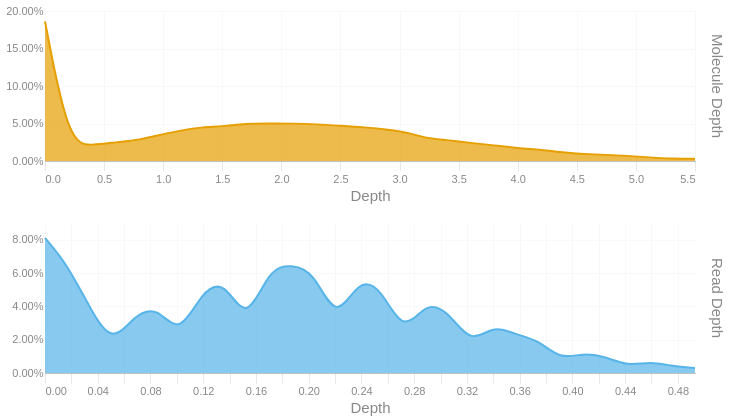

Notebook code for this chart:
### Code cell
readdep = depth_hist(tb['Read Depth'], q99, 3)
readdep = readdep.with_columns(pl.lit('Read Depth').alias('Metric'))
if not SKIPLR:
    moldep = depth_hist(tb['Molecule Depth'], mol_q99, 1)
    moldep = moldep.with_columns(pl.lit('Molecule Depth').alias('Metric'))
    _hist = pl.concat([readdep, moldep])
    _hist = _hist.filter(pl.col('Proportion') != 0)
    with SafeRender(_hist):
        (
            alt.Chart(_hist)        
            .mark_area(interpolate = "basis")
            .encode(
                x=alt.X('Bin:Q').scale(domainMin=0).axis(alt.Axis(title='Depth')),
                y = alt.Y('Proportion:Q', title = None).axis(format = '.2%'),
                color = alt.Color('Metric:N').legend(None),
                row = alt.Row("Metric:N").header(title = None, labelOrient = 'right'),
                tooltip = [
                    alt.Tooltip("Metric:N", title = "Metric"),
                    alt.Tooltip('Interval:N', title = "Depth Interval"),
                    alt.Tooltip('Proportion:Q', title = "% Alignments").format('.2%')
                ]
            )
            .resolve_scale(x='independent', y='independent')
            .properties(
                height = 150, width = 650,
                usermeta={'embedOptions': {'downloadFileName': f'{samplename}.depth.hist'}}
            )
        ).display()
else:
    readdep = readdep.filter(pl.col('Proportion') != 0)
    with SafeRender(readdep):
        (
            alt.Chart(readdep)        
            .mark_area(interpolate = "basis")
            .encode(
                x=alt.X('Bin:Q').scale(domainMin=0).axis(alt.Axis(title='Depth')),
                y = alt.Y('Proportion:Q', title = None).axis(format = '.2%'),
                tooltip = [
                    alt.Tooltip('Interval:N', title = "Depth Interval"),
                    alt.Tooltip('Proportion:Q', title = "% Alignments").format('.2%')
                ]
            )
            .properties(
                usermeta={'embedOptions': {'downloadFileName': f'{samplename}.depth.hist'}}
            )
        ).display()

### Figure 1 — Vega-Lite specification as saved in the notebook (floating-point values rounded to 4 significant figures)
{"width": 650, "height": 150, "config": {"title": {"anchor": "start", "dy": -15, "fontSize": 18, "color": "#888888", "subtitleColor": "#888888", "subtitleFontSize": 14}, "arc": {"fill": "#0072B2"}, "axis": {"domainColor": "#888888", "domainWidth": 0.5, "gridWidth": 0.2, "grid": false, "titleFontWeight": 400, "titleFontSize": 15, "labelFontSize": 11, "labelColor": "#888888", "tickColor": "#888888", "tickWidth": 0.2, "titleColor": "#888888"}, "axisBand": {"grid": false}, "axisX": {"grid": true, "tickSize": 10, "domainCap": "round"}, "axisY": {"domain": false, "grid": true, "tickSize": 0, "domainCap": "round"}, "background": "transparent", "header": {"labelFontSize": 15, "labelColor": "#888888", "titleFontSize": 15, "titleFontWeight": 600, "titleColor": "#888888"}, "legend": {"labelFont": "sans-serif", "labelFontSize": 12, "labelColor": "#888888", "symbolSize": 100, "symbolType": "circle", "titleFontSize": 12, "titlePadding": 10, "titleColor": "#888888", "title": null}, "range": {"category": ["#E69F00", "#56B4E9", "#009E73", "#F0E442", "#0072B2", "#D55E00", "#CC79A7", "#000000"], "diverging": ["#cfe8f3", "#a2d4ec", "#73bfe2", "#46abdb", "#1696d2", "#12719e"]}, "area": {"fill": "#0072B2", "fillOpacity": 0.7, "line": true, "strokeOpacity": 0.7}, "line": {"color": "#0072B2", "stroke": "#0072B2", "strokeWidth": 2}, "trail": {"color": "#0072B2", "stroke": "#0072B2", "strokeWidth": 0, "size": 1}, "point": {"filled": true, "fillOpacity": 1.0, "size": 95}, "text": {"color": "#888888", "fontSize": 11, "align": "right", "fontWeight": 400, "size": 11}, "bar": {"fill": "#0072B2", "stroke": null}, "view": {"stroke": null, "continuousWidth": 660, "continuousHeight": 400}}, "data": {"name": "data-23540d923cb24dece47ecafd0cb9a8a1"}, "mark": {"type": "area", "interpolate": "basis"}, "encoding": {"color": {"field": "Metric", "legend": null, "type": "nominal"}, "row": {"field": "Metric", "header": {"title": null, "labelOrient": "right"}, "type": "nominal"}, "tooltip": [{"field": "Metric", "title": "Metric", "type": "nominal"}, {"field": "Interval", "title": "Depth Interval", "type": "nominal"}, {"field": "Proportion", "format": ".2%", "title": "% Alignments", "type": "quantitative"}], "x": {"axis": {"title": "Depth"}, "field": "Bin", "scale": {"domainMin": 0}, "type": "quantitative"}, "y": {"axis": {"format": ".2%"}, "field": "Proportion", "title": null, "type": "quantitative"}}, "resolve": {"scale": {"x": "independent", "y": "independent"}}, "usermeta": {"embedOptions": {"downloadFileName": "TF26LRJL0071_50B_L_10484332_23Y22YLT4_L7.depth.hist"}}, "$schema": "https://vega.github.io/schema/vega-lite/v6.4.1.json", "datasets": {"data-23540d923cb24dece47ecafd0cb9a8a1": [{"Bin": 0.0, "Interval": "0.0-0.017", "Proportion": 0.081, "Metric": "Read Depth"}, {"Bin": 0.017, "Interval": "0.017-0.034", "Proportion": 0.065, "Metric": "Read Depth"}, {"Bin": 0.034, "Interval": "0.034-0.051", "Proportion": 0.039, "Metric": "Read Depth"}, {"Bin": 0.051, "Interval": "0.051-0.068", "Proportion": 0.017, "Metric": "Read Depth"}, {"Bin": 0.068, "Interval": "0.068-0.085", "Proportion": 0.035, "Metric": "Read Depth"}, {"Bin": 0.085, "Interval": "0.085-0.102", "Proportion": 0.04, "Metric": "Read Depth"}, {"Bin": 0.102, "Interval": "0.102-0.119", "Proportion": 0.022, "Metric": "Read Depth"}, {"Bin": 0.119, "Interval": "0.119-0.136", "Proportion": 0.049, "Metric": "Read Depth"}, {"Bin": 0.136, "Interval": "0.136-0.153", "Proportion": 0.056, "Metric": "Read Depth"}, {"Bin": 0.153, "Interval": "0.153-0.17", "Proportion": 0.029, "Metric": "Read Depth"}, {"Bin": 0.17, "Interval": "0.17-0.187", "Proportion": 0.063, "Metric": "Read Depth"}, {"Bin": 0.187, "Interval": "0.187-0.204", "Proportion": 0.065, "Metric": "Read Depth"}, {"Bin": 0.204, "Interval": "0.204-0.221", "Proportion": 0.061, "Metric": "Read Depth"}, {"Bin": 0.221, "Interval": "0.221-0.238", "Proportion": 0.03, "Metric": "Read Depth"}, {"Bin": 0.238, "Interval": "0.238-0.255", "Proportion": 0.057, "Metric": "Read Depth"}, {"Bin": 0.255, "Interval": "0.255-0.272", "Proportion": 0.051, "Metric": "Read Depth"}, {"Bin": 0.272, "Interval": "0.272-0.289", "Proportion": 0.023, "Metric": "Read Depth"}, {"Bin": 0.289, "Interval": "0.289-0.306", "Proportion": 0.043, "Metric": "Read Depth"}, {"Bin": 0.306, "Interval": "0.306-0.323", "Proportion": 0.037, "Metric": "Read Depth"}, {"Bin": 0.323, "Interval": "0.323-0.34", "Proportion": 0.017, "Metric": "Read Depth"}, {"Bin": 0.34, "Interval": "0.34-0.357", "Proportion": 0.029, "Metric": "Read Depth"}, {"Bin": 0.357, "Interval": "0.357-0.374", "Proportion": 0.023, "Metric": "Read Depth"}, {"Bin": 0.374, "Interval": "0.374-0.391", "Proportion": 0.02, "Metric": "Read Depth"}, {"Bin": 0.391, "Interval": "0.391-0.408", "Proportion": 0.008, "Metric": "Read Depth"}, {"Bin": 0.408, "Interval": "0.408-0.425", "Proportion": 0.012, "Metric": "Read Depth"}, {"Bin": 0.425, "Interval": "0.425-0.442", "Proportion": 0.01, "Metric": "Read Depth"}, {"Bin": 0.442, "Interval": "0.442-0.459", "Proportion": 0.004, "Metric": "Read Depth"}, {"Bin": 0.459, "Interval": "0.459-0.476", "Proportion": 0.007, "Metric": "Read Depth"}, {"Bin": 0.476, "Interval": "0.476-0.493", "Proportion": 0.004, "Metric": "Read Depth"}, {"Bin": 0.493, "Interval": "0.493-0.51", "Proportion": 0.003, "Metric": "Read Depth"}, {"Bin": 0.0, "Interval": "0.0-0.2", "Proportion": 0.186, "Metric": "Molecule Depth"}, {"Bin": 0.2, "Interval": "0.2-0.4", "Proportion": 0.022, "Metric": "Molecule Depth"}, {"Bin": 0.4, "Interval": "0.4-0.6", "Proportion": 0.021, "Metric": "Molecule Depth"}, {"Bin": 0.6, "Interval": "0.6-0.8", "Proportion": 0.025, "Metric": "Molecule Depth"}, {"Bin": 0.8, "Interval": "0.8-1.0", "Proportion": 0.028, "Metric": "Molecule Depth"}, {"Bin": 1.0, "Interval": "1.0-1.1", "Proportion": 0.036, "Metric": "Molecule Depth"}, {"Bin": 1.1, "Interval": "1.1-1.3", "Proportion": 0.039, "Metric": "Molecule Depth"}, {"Bin": 1.3, "Interval": "1.3-1.5", "Proportion": 0.045, "Metric": "Molecule Depth"}, {"Bin": 1.5, "Interval": "1.5-1.7", "Proportion": 0.046, "Metric": "Molecule Depth"}, {"Bin": 1.7, "Interval": "1.7-1.9", "Proportion": 0.05, "Metric": "Molecule Depth"}, {"Bin": 1.9, "Interval": "1.9-2.1", "Proportion": 0.05, "Metric": "Molecule Depth"}, {"Bin": 2.1, "Interval": "2.1-2.3", "Proportion": 0.05, "Metric": "Molecule Depth"}, {"Bin": 2.3, "Interval": "2.3-2.5", "Proportion": 0.049, "Metric": "Molecule Depth"}, {"Bin": 2.5, "Interval": "2.5-2.7", "Proportion": 0.047, "Metric": "Molecule Depth"}, {"Bin": 2.7, "Interval": "2.7-2.9", "Proportion": 0.045, "Metric": "Molecule Depth"}, {"Bin": 2.9, "Interval": "2.9-3.1", "Proportion": 0.042, "Metric": "Molecule Depth"}, {"Bin": 3.1, "Interval": "3.1-3.2", "Proportion": 0.037, "Metric": "Molecule Depth"}, {"Bin": 3.2, "Interval": "3.2-3.4", "Proportion": 0.031, "Metric": "Molecule Depth"}, {"Bin": 3.4, "Interval": "3.4-3.6", "Proportion": 0.028, "Metric": "Molecule Depth"}, {"Bin": 3.6, "Interval": "3.6-3.8", "Proportion": 0.024, "Metric": "Molecule Depth"}, {"Bin": 3.8, "Interval": "3.8-4.0", "Proportion": 0.021, "Metric": "Molecule Depth"}, {"Bin": 4.0, "Interval": "4.0-4.2", "Proportion": 0.017, "Metric": "Molecule Depth"}, {"Bin": 4.2, "Interval": "4.2-4.4", "Proportion": 0.015, "Metric": "Molecule Depth"}, {"Bin": 4.4, "Interval": "4.4-4.6", "Proportion": 0.011, "Metric": "Molecule Depth"}, {"Bin": 4.6, "Interval": "4.6-4.8", "Proportion": 0.009, "Metric": "Molecule Depth"}, {"Bin": 4.8, "Interval": "4.8-5.0", "Proportion": 0.008, "Metric": "Molecule Depth"}, {"Bin": 5.0, "Interval": "5.0-5.1", "Proportion": 0.006, "Metric": "Molecule Depth"}, {"Bin": 5.1, "Interval": "5.1-5.3", "Proportion": 0.005, "Metric": "Molecule Depth"}, {"Bin": 5.3, "Interval": "5.3-5.5", "Proportion": 0.003, "Metric": "Molecule Depth"}, {"Bin": 5.5, "Interval": "5.5-5.72", "Proportion": 0.003, "Metric": "Molecule Depth"}]}}
